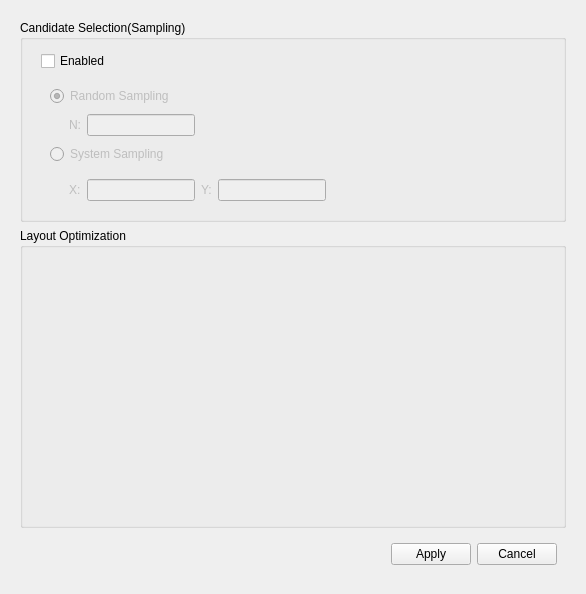
<?xml version="1.0" encoding="UTF-8"?>
<ui version="4.0">
 <class>Form</class>
 <widget class="QWidget" name="Form">
  <property name="enabled">
   <bool>true</bool>
  </property>
  <property name="geometry">
   <rect>
    <x>0</x>
    <y>0</y>
    <width>586</width>
    <height>566</height>
   </rect>
  </property>
  <property name="sizePolicy">
   <sizepolicy hsizetype="Preferred" vsizetype="Preferred">
    <horstretch>0</horstretch>
    <verstretch>0</verstretch>
   </sizepolicy>
  </property>
  <property name="windowTitle">
   <string>Form</string>
  </property>
  <layout class="QVBoxLayout" name="verticalLayout">
   <item alignment="Qt::AlignTop">
    <widget class="QWidget" name="widget_2" native="true">
     <layout class="QVBoxLayout" name="verticalLayout_6">
      <item>
       <widget class="QGroupBox" name="groupBox">
        <property name="title">
         <string>Candidate Selection(Sampling)</string>
        </property>
        <property name="alignment">
         <set>Qt::AlignLeading|Qt::AlignLeft|Qt::AlignTop</set>
        </property>
        <layout class="QVBoxLayout" name="verticalLayout_4">
         <item alignment="Qt::AlignTop">
          <widget class="QWidget" name="widget" native="true">
           <layout class="QVBoxLayout" name="verticalLayout_2">
            <property name="topMargin">
             <number>2</number>
            </property>
            <property name="bottomMargin">
             <number>0</number>
            </property>
            <item>
             <widget class="QCheckBox" name="sample_checkbox">
              <property name="text">
               <string>Enabled</string>
              </property>
             </widget>
            </item>
            <item>
             <widget class="QWidget" name="sample_para_widget" native="true">
              <property name="enabled">
               <bool>false</bool>
              </property>
              <layout class="QVBoxLayout" name="verticalLayout_5">
               <property name="bottomMargin">
                <number>0</number>
               </property>
               <item>
                <widget class="QRadioButton" name="random_sample_radioButton">
                 <property name="text">
                  <string>Random Sampling</string>
                 </property>
                 <property name="checked">
                  <bool>true</bool>
                 </property>
                </widget>
               </item>
               <item alignment="Qt::AlignLeft">
                <widget class="QWidget" name="random_sample_para_widget" native="true">
                 <property name="enabled">
                  <bool>false</bool>
                 </property>
                 <layout class="QHBoxLayout" name="horizontalLayout">
                  <property name="topMargin">
                   <number>2</number>
                  </property>
                  <property name="bottomMargin">
                   <number>2</number>
                  </property>
                  <item>
                   <spacer name="horizontalSpacer">
                    <property name="orientation">
                     <enum>Qt::Horizontal</enum>
                    </property>
                    <property name="sizeType">
                     <enum>QSizePolicy::Fixed</enum>
                    </property>
                    <property name="sizeHint" stdset="0">
                     <size>
                      <width>10</width>
                      <height>20</height>
                     </size>
                    </property>
                   </spacer>
                  </item>
                  <item>
                   <widget class="QLabel" name="label_4">
                    <property name="sizePolicy">
                     <sizepolicy hsizetype="Fixed" vsizetype="Preferred">
                      <horstretch>0</horstretch>
                      <verstretch>0</verstretch>
                     </sizepolicy>
                    </property>
                    <property name="text">
                     <string>N:</string>
                    </property>
                   </widget>
                  </item>
                  <item>
                   <widget class="QLineEdit" name="n_number_edit">
                    <property name="sizePolicy">
                     <sizepolicy hsizetype="Fixed" vsizetype="Fixed">
                      <horstretch>0</horstretch>
                      <verstretch>0</verstretch>
                     </sizepolicy>
                    </property>
                   </widget>
                  </item>
                 </layout>
                </widget>
               </item>
               <item>
                <widget class="QRadioButton" name="system_sample_radioButton">
                 <property name="text">
                  <string>System Sampling</string>
                 </property>
                </widget>
               </item>
               <item alignment="Qt::AlignLeft">
                <widget class="QWidget" name="system_sample_para_widget" native="true">
                 <property name="enabled">
                  <bool>false</bool>
                 </property>
                 <layout class="QHBoxLayout" name="horizontalLayout_3">
                  <item>
                   <spacer name="horizontalSpacer_2">
                    <property name="orientation">
                     <enum>Qt::Horizontal</enum>
                    </property>
                    <property name="sizeType">
                     <enum>QSizePolicy::Fixed</enum>
                    </property>
                    <property name="sizeHint" stdset="0">
                     <size>
                      <width>10</width>
                      <height>20</height>
                     </size>
                    </property>
                   </spacer>
                  </item>
                  <item>
                   <widget class="QLabel" name="label">
                    <property name="text">
                     <string>X:</string>
                    </property>
                   </widget>
                  </item>
                  <item>
                   <widget class="QLineEdit" name="x_number_edit">
                    <property name="sizePolicy">
                     <sizepolicy hsizetype="Fixed" vsizetype="Fixed">
                      <horstretch>0</horstretch>
                      <verstretch>0</verstretch>
                     </sizepolicy>
                    </property>
                   </widget>
                  </item>
                  <item>
                   <widget class="QLabel" name="label_2">
                    <property name="text">
                     <string>Y:</string>
                    </property>
                   </widget>
                  </item>
                  <item>
                   <widget class="QLineEdit" name="y_number_edit">
                    <property name="sizePolicy">
                     <sizepolicy hsizetype="Fixed" vsizetype="Fixed">
                      <horstretch>0</horstretch>
                      <verstretch>0</verstretch>
                     </sizepolicy>
                    </property>
                   </widget>
                  </item>
                 </layout>
                </widget>
               </item>
              </layout>
             </widget>
            </item>
           </layout>
          </widget>
         </item>
        </layout>
       </widget>
      </item>
      <item>
       <widget class="QGroupBox" name="groupBox_2">
        <property name="minimumSize">
         <size>
          <width>0</width>
          <height>300</height>
         </size>
        </property>
        <property name="title">
         <string>Layout Optimization</string>
        </property>
       </widget>
      </item>
      <item alignment="Qt::AlignRight">
       <widget class="QWidget" name="widget_4" native="true">
        <layout class="QHBoxLayout" name="horizontalLayout_2">
         <item>
          <widget class="QPushButton" name="apply_pushbutton">
           <property name="sizePolicy">
            <sizepolicy hsizetype="Fixed" vsizetype="Fixed">
             <horstretch>0</horstretch>
             <verstretch>0</verstretch>
            </sizepolicy>
           </property>
           <property name="text">
            <string>Apply</string>
           </property>
          </widget>
         </item>
         <item>
          <widget class="QPushButton" name="cancel_pushbutton">
           <property name="sizePolicy">
            <sizepolicy hsizetype="Fixed" vsizetype="Fixed">
             <horstretch>0</horstretch>
             <verstretch>0</verstretch>
            </sizepolicy>
           </property>
           <property name="text">
            <string>Cancel</string>
           </property>
          </widget>
         </item>
        </layout>
       </widget>
      </item>
     </layout>
    </widget>
   </item>
  </layout>
 </widget>
 <resources/>
 <connections>
  <connection>
   <sender>sample_checkbox</sender>
   <signal>clicked(bool)</signal>
   <receiver>sample_para_widget</receiver>
   <slot>setEnabled(bool)</slot>
   <hints>
    <hint type="sourcelabel">
     <x>292</x>
     <y>56</y>
    </hint>
    <hint type="destinationlabel">
     <x>292</x>
     <y>120</y>
    </hint>
   </hints>
  </connection>
  <connection>
   <sender>sample_checkbox</sender>
   <signal>clicked(bool)</signal>
   <receiver>random_sample_para_widget</receiver>
   <slot>setEnabled(bool)</slot>
   <hints>
    <hint type="sourcelabel">
     <x>292</x>
     <y>56</y>
    </hint>
    <hint type="destinationlabel">
     <x>138</x>
     <y>113</y>
    </hint>
   </hints>
  </connection>
  <connection>
   <sender>sample_checkbox</sender>
   <signal>clicked(bool)</signal>
   <receiver>system_sample_para_widget</receiver>
   <slot>setEnabled(bool)</slot>
   <hints>
    <hint type="sourcelabel">
     <x>292</x>
     <y>56</y>
    </hint>
    <hint type="destinationlabel">
     <x>216</x>
     <y>172</y>
    </hint>
   </hints>
  </connection>
 </connections>
</ui>
